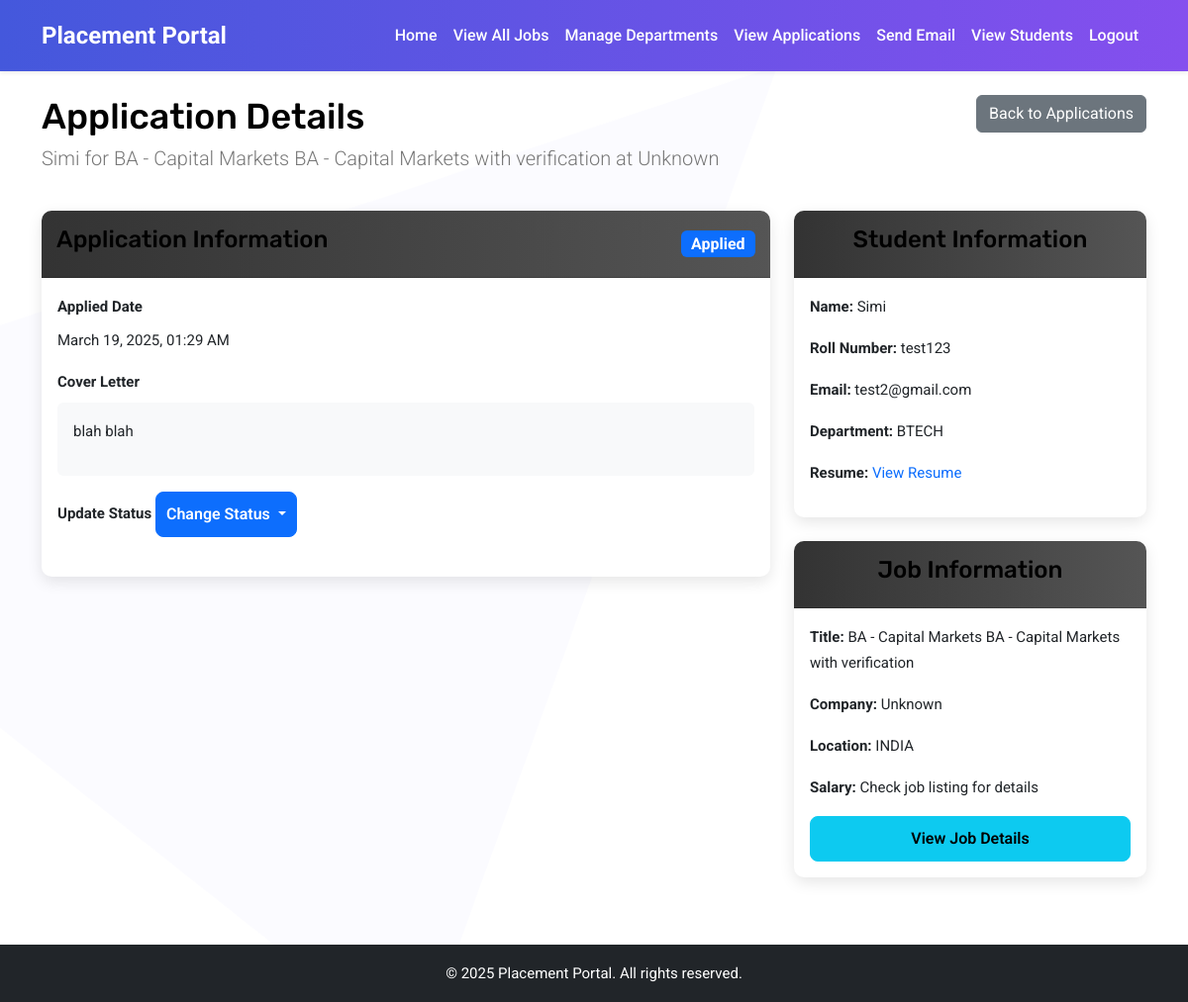
The app's page /applications/2/ (signed in) with its own data.
### jobs/models.py (models this page shows, shortened)
class JobApplication(models.Model):
    STATUS_CHOICES = (
        ('applied', 'Applied'),
        ('under_review', 'Under Review'),
        ('shortlisted', 'Shortlisted'),
        ('rejected', 'Rejected'),
        ('selected', 'Selected'),
    )
    job = models.ForeignKey(Job, on_delete=models.CASCADE, related_name='applications')
    student = models.ForeignKey('users.StudentProfile', on_delete=models.CASCADE, related_name='applications')
    applied_date = models.DateTimeField(auto_now_add=True)
    status = models.CharField(max_length=20, choices=STATUS_CHOICES, default='applied')
    cover_letter = models.TextField(blank=True, null=True)
    class Meta:
        unique_together = ('job', 'student')

class Job(models.Model):
    STATUS_CHOICES = (
        ('active', 'Active'),
        ('closed', 'Closed'),
        ('pending', 'Pending Review'),
    )
    title = models.CharField(max_length=200)
    company = models.CharField(max_length=200)
    description = models.TextField()
    requirements = models.TextField()
    location = models.CharField(max_length=200)
    salary = models.CharField(max_length=100, blank=True, null=True)
    url = models.URLField(blank=True, null=True)
    status = models.CharField(max_length=20, choices=STATUS_CHOICES, default='active')
    departments = models.ManyToManyField(Department, related_name='jobs', blank=True)
    date_posted = models.DateTimeField(auto_now_add=True)
    created_by = models.ForeignKey(User, on_delete=models.CASCADE, related_name='created_jobs')
    class Meta:
        ordering = ['-date_posted']

### users/models.py (models this page shows, shortened)
class StudentProfile(models.Model):
    user = models.OneToOneField(User, on_delete=models.CASCADE, related_name='student_profile')
    roll_number = models.CharField(max_length=20)
    department = models.CharField(max_length=100)
    year_of_study = models.IntegerField()
    image = models.ImageField(
        upload_to='profile_images/',
        default='profile_images/default.jpg',  # Set a default image
        blank=True,
        null=True
    )
    resume = models.FileField(
        upload_to='resumes/',
        validators=[FileExtensionValidator(allowed_extensions=['pdf', 'docx', 'doc'])],
        blank=True,
        null=True
    )

class User(AbstractUser):
    USER_TYPE_CHOICES = (
        ('student', 'Student'),
        ('placement_officer', 'Placement Officer'),
    )
    user_type = models.CharField(max_length=20, choices=USER_TYPE_CHOICES)
    def is_student(self):
        return self.user_type == 'student'
    def is_placement_officer(self):
        return self.user_type == 'placement_officer'

### jobs/views.py (the view)
    def wrapper(request, *args, **kwargs):
        if not request.user.is_placement_officer():
            messages.error(request, "You don't have permission to access this page.")
            return redirect('dashboard')
        return view_func(request, *args, **kwargs)

### jobs/views.py (called while the page is built)
def plo_required(view_func):
    def wrapper(request, *args, **kwargs):
        if not request.user.is_placement_officer():
            messages.error(request, "You don't have permission to access this page.")
            return redirect('dashboard')
        return view_func(request, *args, **kwargs)
    return wrapper

@login_required
@plo_required
def view_application(request, application_id):
    application = get_object_or_404(JobApplication, id=application_id)
    return render(request, 'jobs/view_application.html', {
        'application': application
    })

### jobs/templates/jobs/view_application.html (shortened to what this page needs)
{% extends 'main/base.html' %}
{% block content %}
<div class="row mb-4">
    <div class="col-md-8">
        <h1>Application Details</h1>
        <p class="lead">{{ application.student.user.get_full_name|default:application.student.user.username }} for {{ application.job.title }} at {{ application.job.company }}</p>
    </div>
    <div class="col-md-4 text-end">
        <a href="{% url 'application_list' %}" class="btn btn-secondary">Back to Applications</a>
    </div>
</div>
<div class="row">
    <div class="col-md-8">
        <div class="card mb-4">
            <div class="card-header d-flex justify-content-between align-items-center">
                <h3>Application Information</h3>
                <span class="badge {% if application.status == 'applied' %}bg-primary{% elif application.status == 'under_review' %}bg-info{% elif application.status == 'shortlisted' %}bg-warning{% elif application.status == 'rejected' %}bg-danger{% elif application.status == 'selected' %}bg-success{% endif %} fs-6">
                    {{ application.get_status_display }}
                </span>
            </div>
            <div class="card-body">
                <div class="mb-3">
                    <label class="form-label fw-bold">Applied Date</label>
                    <p>{{ application.applied_date|date:"F d, Y, h:i A" }}</p>
                </div>
                <div class="mb-3">
                    <label class="form-label fw-bold">Cover Letter</label>
                    <div class="p-3 bg-light rounded">
                        {{ application.cover_letter|linebreaks|default:"No cover letter provided." }}
                    </div>
                </div>
                <div class="mb-4">
                    <label class="form-label fw-bold">Update Status</label>
                    <div class="btn-group">
                        <button type="button" class="btn btn-primary dropdown-toggle" data-bs-toggle="dropdown" aria-expanded="false">
                            Change Status
                        </button>
                    </div>
                </div>
            </div>
        </div>
    </div>
    <div class="col-md-4">
        <div class="card mb-4">
            <div class="card-header">
                <h3>Student Information</h3>
            </div>
            <div class="card-body">
                <p><strong>Name:</strong> {{ application.student.user.get_full_name|default:application.student.user.username }}</p>
                <p><strong>Roll Number:</strong> {{ application.student.roll_number }}</p>
                <p><strong>Email:</strong> {{ application.student.user.email }}</p>
                {% if application.student.department %}
                <p><strong>Department:</strong> {{ application.student.department }}</p>
                {% endif %}
                {% if application.student.resume %}
                <p><strong>Resume:</strong> <a href="{{ application.student.resume.url }}" target="_blank">View Resume</a></p>
                {% else %}
                <p><strong>Resume:</strong> Not uploaded</p>
                {% endif %}
            </div>
        </div>
        <div class="card">
            <div class="card-header">
                <h3>Job Information</h3>
            </div>
            <div class="card-body">
                <p><strong>Title:</strong> {{ application.job.title }}</p>
                <p><strong>Company:</strong> {{ application.job.company }}</p>
                <p><strong>Location:</strong> {{ application.job.location }}</p>
                {% if application.job.salary %}
                <p><strong>Salary:</strong> {{ application.job.salary }}</p>
                {% endif %}
                <a href="{% url 'job_detail' application.job.id %}" class="btn btn-info">View Job Details</a>
            </div>
        </div>
    </div>
</div>
{% endblock %}

### records on screen
JobApplication: student.user.get_full_name "Simi", job "BA - Capital Markets BA - Capital Markets with verification", job.company "Unknown", status "Applied", applied_date "March 19, 2025, 01:29 AM", cover_letter "blah blah", student.roll_number "test123", student.user.email "test2@gmail.com", student.department "BTECH", job.location "INDIA", job.salary "Check job listing for details"
